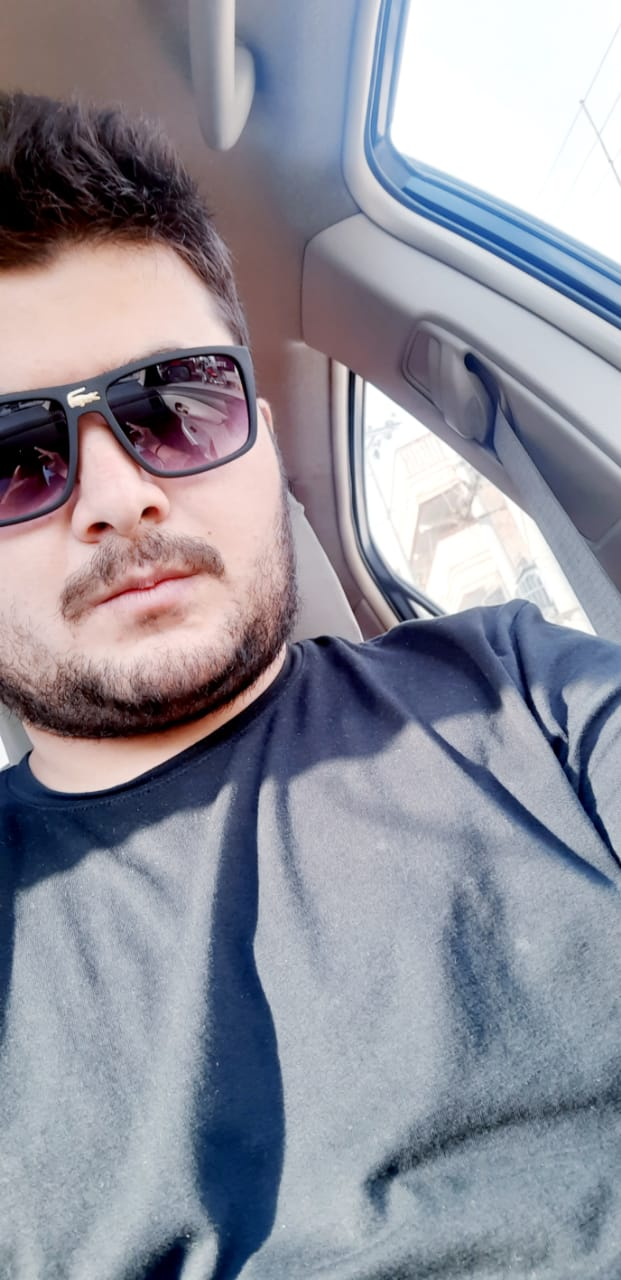
%> input picture 23-07-20/html/Q01_4.jpeg, 621 x 1280 px
$ octave Q01_4.m   (GNU Octave 9; MATLAB toolbox functions it lacks are replaced by stand-ins)
%> lines starting %> are read from the running program, lines starting %| are printed output that depends on the picture
clc
clear
close
warning off
% import image in current folder and read
img=imread('Q01_4.jpeg');
%> img is the input picture: size 1280x621x3 uint8; mean R, G, B 144.9, 144.7, 155.9
% make it grayscale image
gray_img=rgb2gray(img);
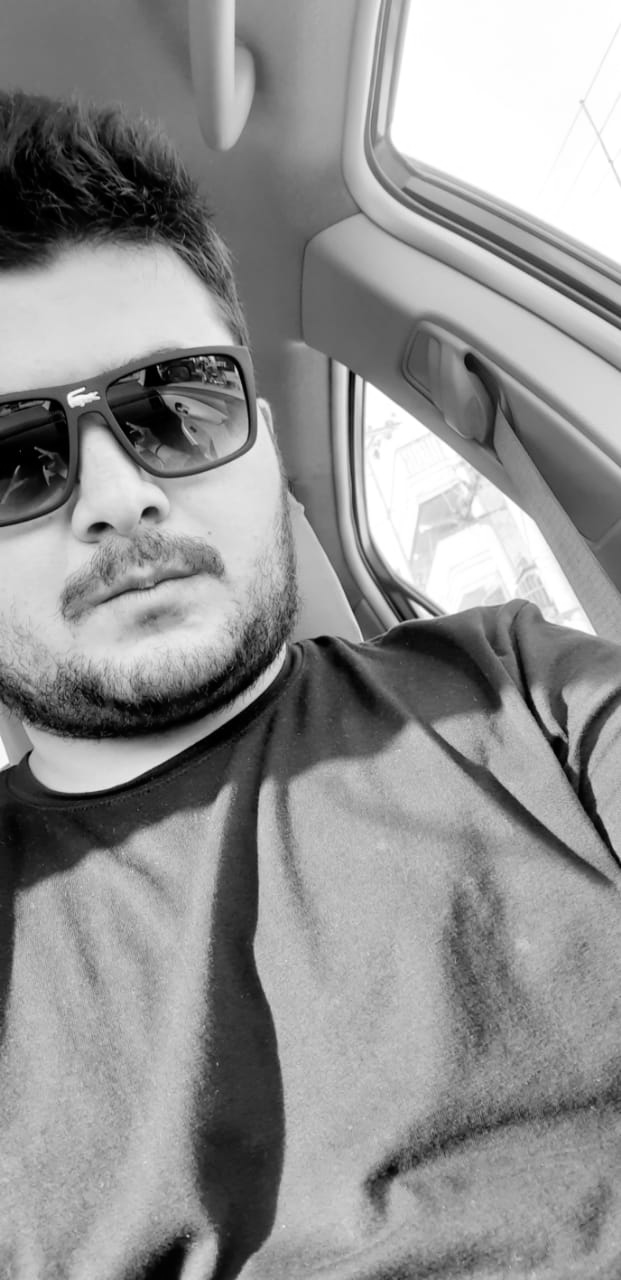
%> gray_img: size 1280x621 uint8; min 0, max 255, mean 146
% size of image
[row_img,col_img]=size(gray_img);
%> row_img = 1280; col_img = 621
% resize image img
Img=imresize(gray_img,256/min(row_img,col_img));
Img=Img(1:256,1:256);
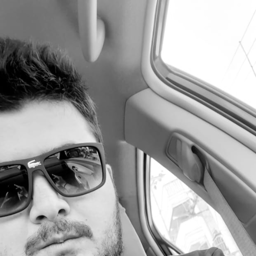
%> Img: size 256x256 uint8; min 0, max 255, mean 156.6
% part a
% extract first row of gray scale image
first_row=Img(1,:);
%> first_row = 256 values, max 255 at index 171, min 96 at index 63, mean 178.4
% Z Transform of first row
%> (the run ends here)

$ run again, with 23-07-20/html/Q01_1.jpeg copied over 23-07-20/html/Q01_4.jpeg
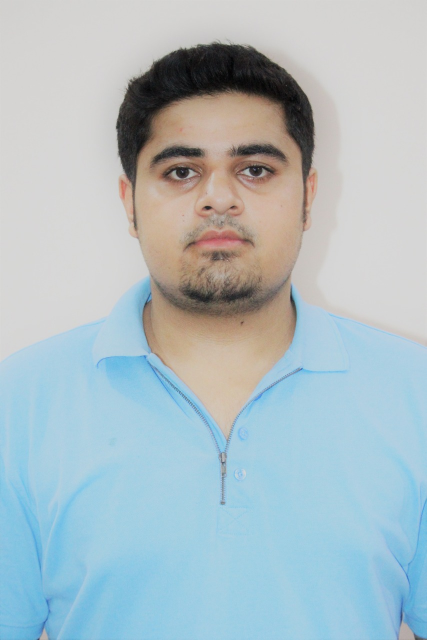
%> input picture 23-07-20/html/Q01_1.jpeg, 853 x 1280 px (shown at 1/2 size)
%> img is the input picture: size 1280x853x3 uint8; mean R, G, B 173.2, 189.7, 196.1
%> `gray_img=rgb2gray(img);`:
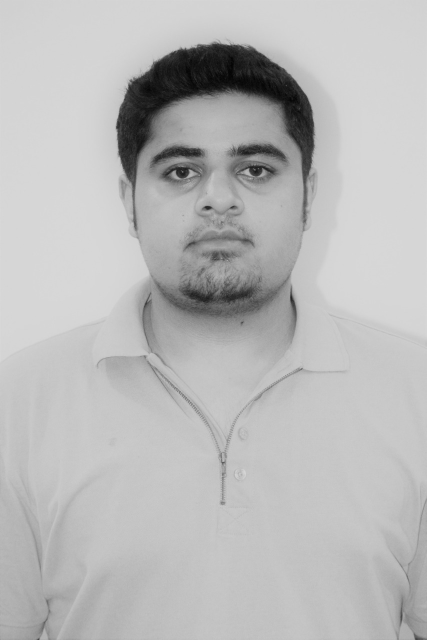
%> gray_img: size 1280x853 uint8 (shown at 1/2 size); min 2, max 216, mean 185.5
%> `Img=Img(1:256,1:256);`:
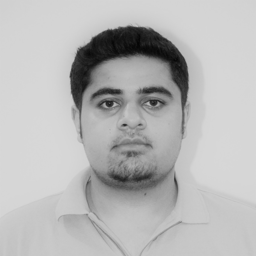
%> Img: size 256x256 uint8; min 5, max 215, mean 183.3
%> first_row = 256 values, max 213 at index 80, min 208 at index 1, mean 211.2

$ run again, with 23-07-20/html/Q01_2.jpeg copied over 23-07-20/html/Q01_4.jpeg
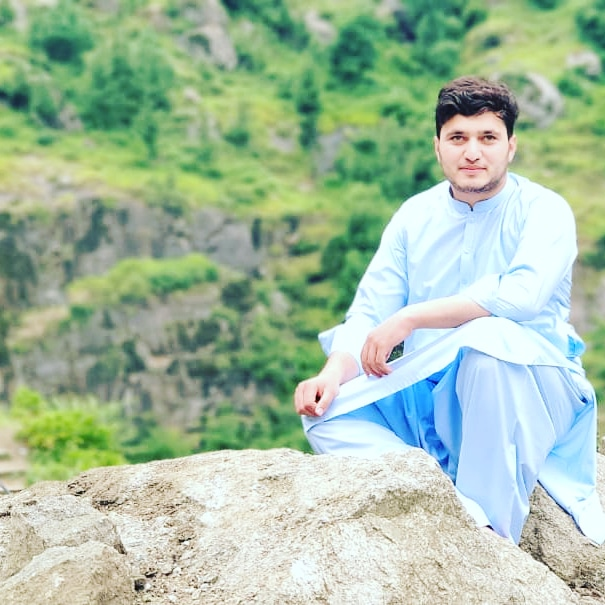
%> input picture 23-07-20/html/Q01_2.jpeg, 605 x 605 px
%> img is the input picture: size 605x605x3 uint8; mean R, G, B 164.2, 188.3, 163.2
%> `gray_img=rgb2gray(img);`:
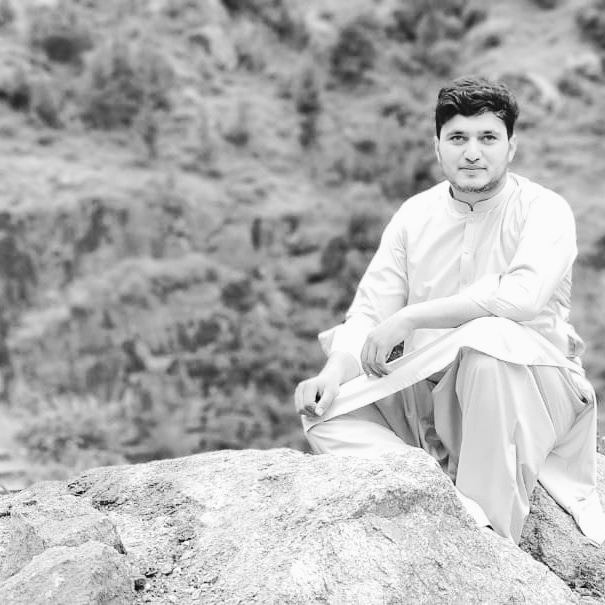
%> gray_img: size 605x605 uint8; min 2, max 255, mean 178.2
%> first_row = 256 values, max 221 at index 19, min 43 at index 97, mean 156.4

$ run again, with 23-07-20/html/Q01_3.jpeg copied over 23-07-20/html/Q01_4.jpeg
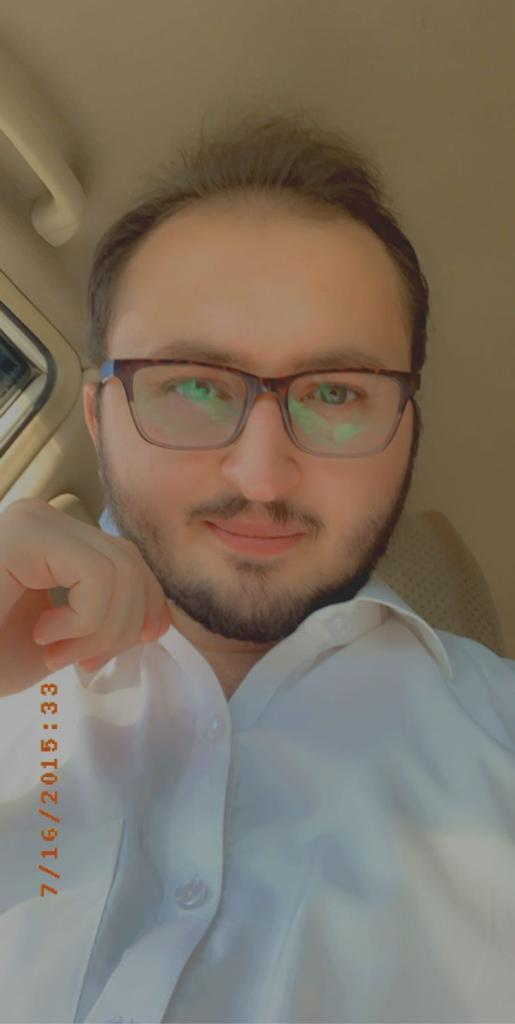
%> input picture 23-07-20/html/Q01_3.jpeg, 515 x 1024 px
%> img is the input picture: size 1024x515x3 uint8; mean R, G, B 126.4, 114.6, 99.5
%> `gray_img=rgb2gray(img);`:
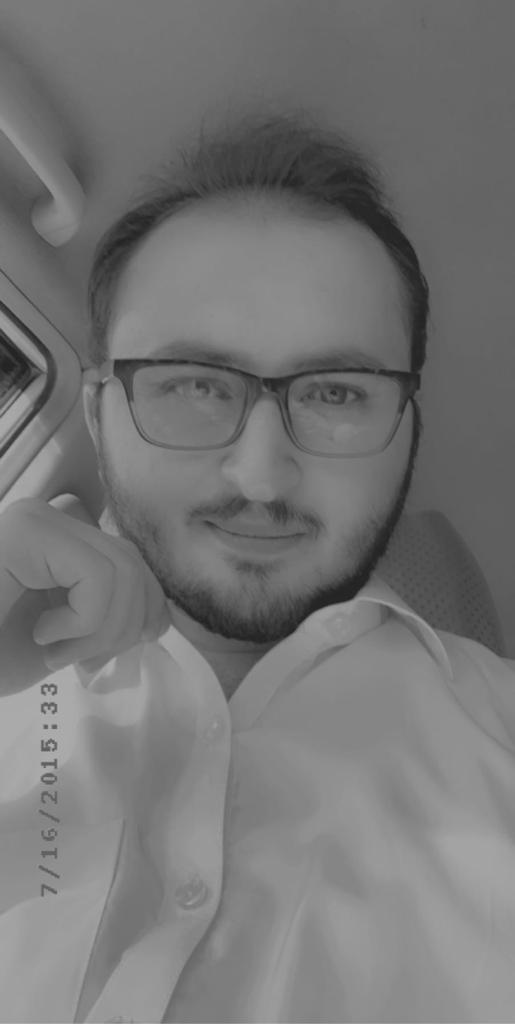
%> gray_img: size 1024x515 uint8; min 31, max 182, mean 116.4
%> `Img=Img(1:256,1:256);`:
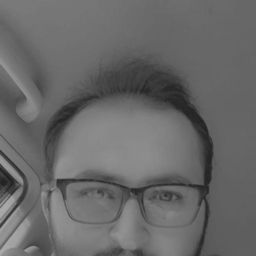
%> Img: size 256x256 uint8; min 33, max 170, mean 104.2
%> first_row = 256 values, max 121 at index 1, min 103 at index 238, mean 112.8
